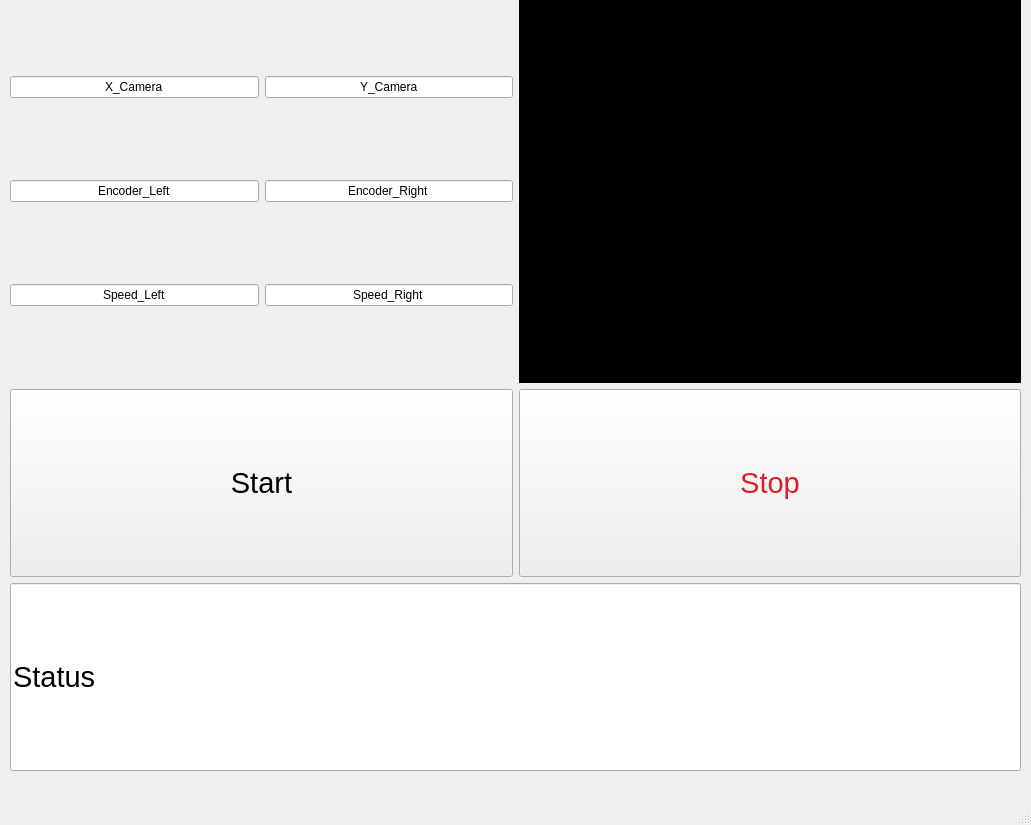
<?xml version="1.0" encoding="UTF-8"?>
<ui version="4.0">
 <class>MainWindow</class>
 <widget class="QMainWindow" name="MainWindow">
  <property name="geometry">
   <rect>
    <x>0</x>
    <y>0</y>
    <width>1031</width>
    <height>825</height>
   </rect>
  </property>
  <property name="sizePolicy">
   <sizepolicy hsizetype="Preferred" vsizetype="Preferred">
    <horstretch>0</horstretch>
    <verstretch>0</verstretch>
   </sizepolicy>
  </property>
  <property name="windowTitle">
   <string>Zumo Robot</string>
  </property>
  <property name="windowIcon">
   <iconset>
    <normaloff>ICON/mobile-robot-icon.svg</normaloff>ICON/mobile-robot-icon.svg</iconset>
  </property>
  <widget class="QWidget" name="centralwidget">
   <widget class="QWidget" name="verticalLayoutWidget">
    <property name="geometry">
     <rect>
      <x>10</x>
      <y>0</y>
      <width>1011</width>
      <height>771</height>
     </rect>
    </property>
    <layout class="QVBoxLayout" name="verticalLayout_3">
     <property name="sizeConstraint">
      <enum>QLayout::SetDefaultConstraint</enum>
     </property>
     <item>
      <layout class="QHBoxLayout" name="horizontalLayout_4">
       <item>
        <layout class="QGridLayout" name="gridLayout">
         <item row="1" column="0">
          <widget class="QLineEdit" name="Encoder_Left">
           <property name="sizePolicy">
            <sizepolicy hsizetype="Preferred" vsizetype="Fixed">
             <horstretch>0</horstretch>
             <verstretch>0</verstretch>
            </sizepolicy>
           </property>
           <property name="text">
            <string>Encoder_Left</string>
           </property>
           <property name="alignment">
            <set>Qt::AlignCenter</set>
           </property>
           <property name="readOnly">
            <bool>true</bool>
           </property>
          </widget>
         </item>
         <item row="1" column="1">
          <widget class="QLineEdit" name="Encoder_Right">
           <property name="sizePolicy">
            <sizepolicy hsizetype="Preferred" vsizetype="Fixed">
             <horstretch>0</horstretch>
             <verstretch>0</verstretch>
            </sizepolicy>
           </property>
           <property name="text">
            <string>Encoder_Right</string>
           </property>
           <property name="alignment">
            <set>Qt::AlignCenter</set>
           </property>
           <property name="readOnly">
            <bool>true</bool>
           </property>
          </widget>
         </item>
         <item row="0" column="1">
          <widget class="QLineEdit" name="Y_Camera">
           <property name="sizePolicy">
            <sizepolicy hsizetype="Preferred" vsizetype="Fixed">
             <horstretch>0</horstretch>
             <verstretch>0</verstretch>
            </sizepolicy>
           </property>
           <property name="text">
            <string>Y_Camera</string>
           </property>
           <property name="alignment">
            <set>Qt::AlignCenter</set>
           </property>
           <property name="readOnly">
            <bool>true</bool>
           </property>
          </widget>
         </item>
         <item row="0" column="0">
          <widget class="QLineEdit" name="X_Camera">
           <property name="sizePolicy">
            <sizepolicy hsizetype="Preferred" vsizetype="Fixed">
             <horstretch>0</horstretch>
             <verstretch>0</verstretch>
            </sizepolicy>
           </property>
           <property name="toolTip">
            <string>&lt;html&gt;&lt;head/&gt;&lt;body&gt;&lt;p&gt;&lt;br/&gt;&lt;/p&gt;&lt;/body&gt;&lt;/html&gt;</string>
           </property>
           <property name="whatsThis">
            <string>&lt;html&gt;&lt;head/&gt;&lt;body&gt;&lt;p&gt;&lt;br/&gt;&lt;/p&gt;&lt;/body&gt;&lt;/html&gt;</string>
           </property>
           <property name="text">
            <string>X_Camera</string>
           </property>
           <property name="alignment">
            <set>Qt::AlignCenter</set>
           </property>
           <property name="readOnly">
            <bool>true</bool>
           </property>
          </widget>
         </item>
         <item row="2" column="0">
          <widget class="QLineEdit" name="Speed_Left">
           <property name="sizePolicy">
            <sizepolicy hsizetype="Preferred" vsizetype="Preferred">
             <horstretch>0</horstretch>
             <verstretch>0</verstretch>
            </sizepolicy>
           </property>
           <property name="text">
            <string>Speed_Left</string>
           </property>
           <property name="alignment">
            <set>Qt::AlignCenter</set>
           </property>
           <property name="readOnly">
            <bool>true</bool>
           </property>
          </widget>
         </item>
         <item row="2" column="1">
          <widget class="QLineEdit" name="Speed_Right">
           <property name="sizePolicy">
            <sizepolicy hsizetype="Preferred" vsizetype="Fixed">
             <horstretch>0</horstretch>
             <verstretch>0</verstretch>
            </sizepolicy>
           </property>
           <property name="text">
            <string>Speed_Right</string>
           </property>
           <property name="alignment">
            <set>Qt::AlignCenter</set>
           </property>
           <property name="readOnly">
            <bool>true</bool>
           </property>
          </widget>
         </item>
        </layout>
       </item>
       <item>
        <widget class="QLabel" name="Video_Label">
         <property name="sizePolicy">
          <sizepolicy hsizetype="Preferred" vsizetype="Preferred">
           <horstretch>0</horstretch>
           <verstretch>100</verstretch>
          </sizepolicy>
         </property>
         <property name="styleSheet">
          <string notr="true">background-color: rgb(0, 0, 0);</string>
         </property>
         <property name="text">
          <string/>
         </property>
        </widget>
       </item>
      </layout>
     </item>
     <item>
      <layout class="QVBoxLayout" name="verticalLayout_4">
       <property name="sizeConstraint">
        <enum>QLayout::SetMinimumSize</enum>
       </property>
       <item>
        <layout class="QHBoxLayout" name="horizontalLayout_5">
         <property name="sizeConstraint">
          <enum>QLayout::SetDefaultConstraint</enum>
         </property>
         <item>
          <widget class="QPushButton" name="Start_PushButton">
           <property name="sizePolicy">
            <sizepolicy hsizetype="MinimumExpanding" vsizetype="Preferred">
             <horstretch>0</horstretch>
             <verstretch>0</verstretch>
            </sizepolicy>
           </property>
           <property name="font">
            <font>
             <pointsize>22</pointsize>
            </font>
           </property>
           <property name="text">
            <string>Start</string>
           </property>
          </widget>
         </item>
         <item>
          <widget class="QPushButton" name="Stop_PushButton">
           <property name="sizePolicy">
            <sizepolicy hsizetype="MinimumExpanding" vsizetype="Preferred">
             <horstretch>0</horstretch>
             <verstretch>0</verstretch>
            </sizepolicy>
           </property>
           <property name="font">
            <font>
             <pointsize>22</pointsize>
            </font>
           </property>
           <property name="autoFillBackground">
            <bool>false</bool>
           </property>
           <property name="styleSheet">
            <string notr="true">color: rgb(224, 27, 36);</string>
           </property>
           <property name="text">
            <string>Stop</string>
           </property>
          </widget>
         </item>
        </layout>
       </item>
       <item>
        <widget class="QLineEdit" name="Status_LineEdit">
         <property name="sizePolicy">
          <sizepolicy hsizetype="MinimumExpanding" vsizetype="Preferred">
           <horstretch>0</horstretch>
           <verstretch>0</verstretch>
          </sizepolicy>
         </property>
         <property name="minimumSize">
          <size>
           <width>0</width>
           <height>184</height>
          </size>
         </property>
         <property name="maximumSize">
          <size>
           <width>16777215</width>
           <height>16777215</height>
          </size>
         </property>
         <property name="font">
          <font>
           <pointsize>22</pointsize>
          </font>
         </property>
         <property name="mouseTracking">
          <bool>false</bool>
         </property>
         <property name="inputMethodHints">
          <set>Qt::ImhNone</set>
         </property>
         <property name="text">
          <string>Status</string>
         </property>
         <property name="readOnly">
          <bool>true</bool>
         </property>
         <property name="clearButtonEnabled">
          <bool>false</bool>
         </property>
        </widget>
       </item>
      </layout>
     </item>
    </layout>
   </widget>
  </widget>
  <widget class="QMenuBar" name="menubar">
   <property name="geometry">
    <rect>
     <x>0</x>
     <y>0</y>
     <width>1031</width>
     <height>22</height>
    </rect>
   </property>
  </widget>
  <widget class="QStatusBar" name="statusbar"/>
 </widget>
 <resources/>
 <connections/>
</ui>
